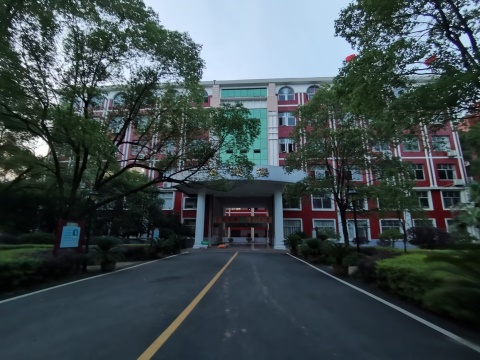
#> input picture Experience/Task-2/test2.jpg, 480 x 360 px
$ jupyter execute task2.ipynb
#> lines starting #> are read from the running program, lines starting #| are printed output that depends on the picture; after the words box and inside, x2 and y2 are one past the last pixel; in counts of white or black regions, pixels touching at a corner belong together
[cell 1]
import cv2
import numpy as np
import math
import matplotlib.pyplot as plt

# 读取图像
image = cv2.imread('./test2.jpg')
#> image is the input picture: shape (360, 480, 3); mean B, G, R 78.9, 75.5, 63.5

# 转换为灰度图
gray = cv2.cvtColor(image, cv2.COLOR_BGR2GRAY)
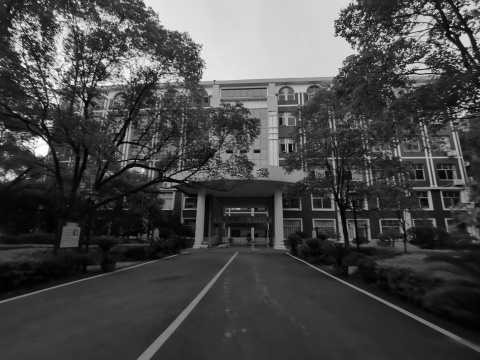
#> gray: shape (360, 480); min 0, max 255, mean 72.3

# 应用高斯模糊以减少噪声
blurred = cv2.GaussianBlur(gray, (5, 5), 0)
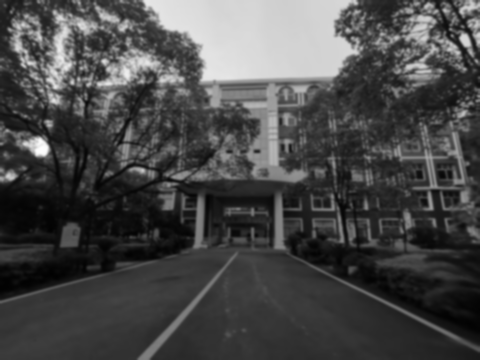
#> blurred: shape (360, 480); min 1, max 254, mean 72.3

# 使用Canny边缘检测得到处理的二值图像
edges = cv2.Canny(blurred, 50, 150)
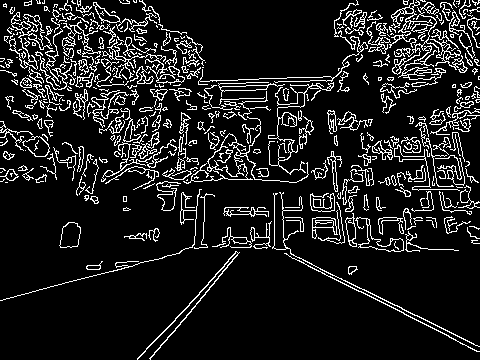
#> edges: shape (360, 480); 11.6% white in thin lines or dots

# 膨胀处理
kernel = np.ones((3, 3), np.uint8)
after_dilate = cv2.dilate(edges, kernel, iterations=10)
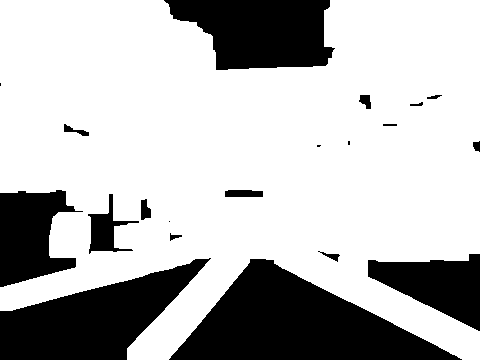
#> after_dilate: shape (360, 480); 72.7% white; 20 black regions (4 under 20 px), largest, box (x1, y1, x2, y2) and area: (169, 259, 462, 360) 15481, (0, 258, 211, 360) 11001, (164, 0, 335, 70) 8726

# 腐蚀处理
after_erode = cv2.erode(after_dilate, kernel, iterations=20)
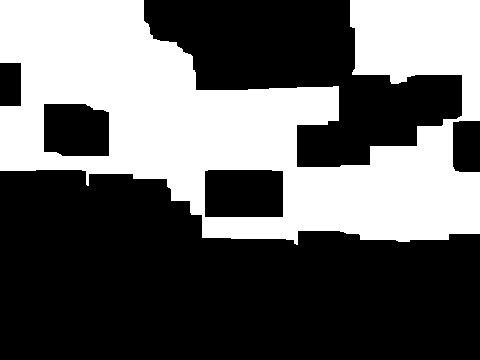
#> after_erode: shape (360, 480); 38.8% white; 1 white region, box (x1, y1, x2, y2) and area: (0, 0, 480, 245) 67051

# 差异化处理
difference = cv2.subtract(edges, after_erode)
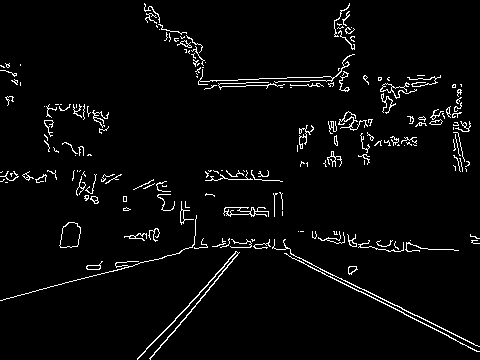
#> difference: shape (360, 480); 3.5% white in thin lines or dots


# [13 lines of commented-out code are left out]
height, width = difference.shape
#> height = 360; width = 480

# 霍夫变换检测直线
r_max = int(math.sqrt(width ** 2 + height ** 2))  # 最大半径值
#> r_max = 600
accumulator = np.zeros((2 * r_max, 180), dtype=int)  # 初始化霍夫变换的累加器

# 遍历图像中的每个边缘点
for y in range(height):
    for x in range(width):
        if difference[y, x] != 0:  # 只对边缘点进行霍夫变换
            for theta in range(0, 180):  # 角度范围从0到179
                r = int(x * np.cos(np.deg2rad(theta)) + y * np.sin(np.deg2rad(theta)))  # 计算r值
                r_idx = r + r_max  # 处理r值的偏移
                accumulator[r_idx, theta] += 1  # 增加累加器的投票值
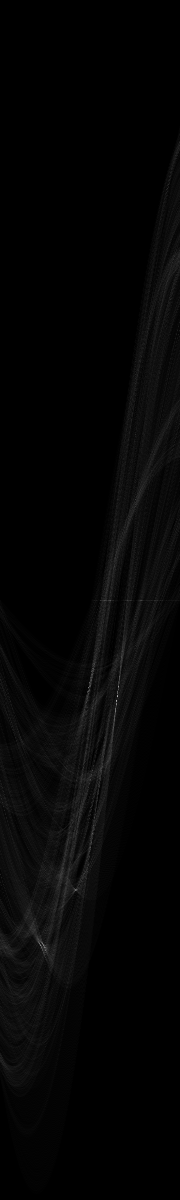
#> accumulator: shape (1200, 180) int64; min 0, max 179, mean 5

# 设置阈值，过滤掉噪声
threshold = 100
lines = []
for r_idx in range(accumulator.shape[0]):
    for theta in range(accumulator.shape[1]):
        if accumulator[r_idx, theta] > threshold:  # 如果该位置的投票数大于阈值
            r = r_idx - r_max  # 还原r值
            theta = np.deg2rad(theta)  # 转换为弧度
            # 计算直线的两个端点
            x1 = int(r * np.cos(theta) - 1000 * np.sin(theta))
            y1 = int(r * np.sin(theta) + 1000 * np.cos(theta))
            x2 = int(r * np.cos(theta) + 1000 * np.sin(theta))
            y2 = int(r * np.sin(theta) - 1000 * np.cos(theta))

            # 存储检测到的直线
            lines.append((x1, y1, x2, y2))
#> after the loop, r = 350; theta = 179; x1 = -459; x2 = 954; y1 = 954; y2 = -459

# 合并重复的直线（采用一个容忍度阈值）
def merge_lines(lines, angle_threshold=20, distance_threshold=30):
#> called with angle_threshold = 20, distance_threshold = 30
    merged_lines = []
    for line in lines:
        x1, y1, x2, y2 = line
        line_found = False
        for i, (mx1, my1, mx2, my2) in enumerate(merged_lines):
            # 计算两个线段之间的角度差和距离差
            angle1 = math.atan2(y2 - y1, x2 - x1)
            angle2 = math.atan2(my2 - my1, mx2 - mx1)
            angle_diff = abs(angle1 - angle2) * 180 / np.pi
            distance = abs((x2 - x1) * (my1 - y1) - (y2 - y1) * (mx1 - x1)) / math.sqrt((x2 - x1)**2 + (y2 - y1)**2)

            if angle_diff < angle_threshold and distance < distance_threshold:
                # 合并直线
                merged_lines[i] = (min(x1, mx1), min(y1, my1), max(x2, mx2), max(y2, my2))
                line_found = True
                break
        if not line_found:
            merged_lines.append(line)
    return merged_lines

# 合并直线
merged_lines = merge_lines(lines)

# 在原图上绘制合并后的直线
for line in merged_lines:
    x1, y1, x2, y2 = line
    cv2.line(image, (x1, y1), (x2, y2), (0, 255, 0), 2)
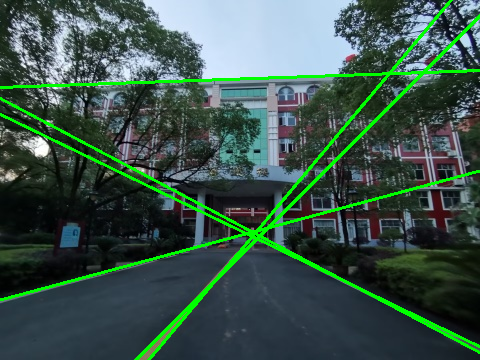
#> image: shape (360, 480, 3); 5.07% of pixels changed, all inside (x1, y1, x2, y2) = (0, 0, 480, 360)

# 将图像从BGR转换为RGB，以便matplotlib正确显示
image_rgb = cv2.cvtColor(image, cv2.COLOR_BGR2RGB)


# 创建一个包含多个子图的图像
fig, axes = plt.subplots(2, 3, figsize=(15, 10))

# 依次显示每一步的结果
axes[0, 0].imshow(edges,cmap='gray')
axes[0, 0].set_title('Edge Detection (Canny)')
axes[0, 0].axis('off')

axes[0, 1].imshow(after_dilate,cmap='gray')
axes[0, 1].set_title('Dilated Image')
axes[0, 1].axis('off')

axes[0, 2].imshow(after_erode,cmap='gray')
axes[0, 2].set_title('Dilate and Erode')
axes[0, 2].axis('off')

axes[1, 0].imshow(difference,cmap='gray')
axes[1, 0].set_title('Differenced Image')
axes[1, 0].axis('off')

axes[1, 1].imshow(image_rgb)
axes[1, 1].set_title('Final Image with Hough Lines')
axes[1, 1].axis('off')

# 隐藏空白的最后一个子图
axes[1, 2].axis('off')

# 显示所有图像
plt.tight_layout()
plt.show()

[cell 2]
import cv2
import numpy as np
import math
import matplotlib.pyplot as plt

# 读取图像
image = cv2.imread('./test2.jpg')

# 转换为灰度图
gray = cv2.cvtColor(image, cv2.COLOR_BGR2GRAY)

# 应用高斯模糊以减少噪声
blurred = cv2.GaussianBlur(gray, (5, 5), 0)

# 使用Canny边缘检测得到处理的二值图像
edges = cv2.Canny(blurred, 50, 150)

# 膨胀处理
kernel = np.ones((3, 3), np.uint8)
after_dilate = cv2.dilate(edges, kernel, iterations=10)

# 腐蚀处理
after_erode = cv2.erode(after_dilate, kernel, iterations=20)

# 差异化处理
difference = cv2.subtract(edges, after_erode)

# 获取图像的尺寸
height, width = difference.shape

# 霍夫变换检测直线
r_max = int(math.sqrt(width ** 2 + height ** 2))  # 最大半径值
accumulator = np.zeros((2 * r_max, 180), dtype=int)  # 初始化霍夫变换的累加器

# 遍历图像中的每个边缘点
for y in range(height):
    for x in range(width):
        if difference[y, x] != 0:  # 只对边缘点进行霍夫变换
            for theta in range(0, 180):  # 角度范围从0到179
                r = int(x * np.cos(np.deg2rad(theta)) + y * np.sin(np.deg2rad(theta)))  # 计算r值
                r_idx = r + r_max  # 处理r值的偏移
                accumulator[r_idx, theta] += 1  # 增加累加器的投票值

# 设置阈值，过滤掉噪声
threshold = 100
for r_idx in range(accumulator.shape[0]):
    for theta in range(accumulator.shape[1]):
        if accumulator[r_idx, theta] > threshold:  # 如果该位置的投票数大于阈值
            r = r_idx - r_max  # 还原r值
            theta = np.deg2rad(theta)  # 转换为弧度
            # 计算直线的两个端点
            x1 = int(r * np.cos(theta) - 1000 * np.sin(theta))
            y1 = int(r * np.sin(theta) + 1000 * np.cos(theta))
            x2 = int(r * np.cos(theta) + 1000 * np.sin(theta))
            y2 = int(r * np.sin(theta) - 1000 * np.cos(theta))

            # 在原图像上绘制检测到的直线
            cv2.line(image, (x1, y1), (x2, y2), (0, 255, 0), 2)
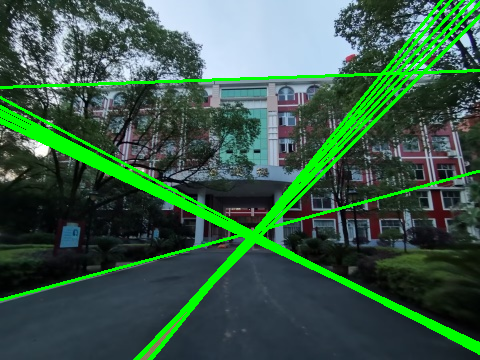
#> image: shape (360, 480, 3); 9.24% of pixels changed, all inside (x1, y1, x2, y2) = (0, 0, 480, 360)
#> after the loop, r = 350; theta = 179; x1 = -459; x2 = 954; y1 = 954; y2 = -459

# 将图像从BGR转换为RGB，以便matplotlib正确显示
image_rgb = cv2.cvtColor(image, cv2.COLOR_BGR2RGB)


# 创建一个包含多个子图的图像
fig, axes = plt.subplots(2, 3, figsize=(15, 10))

# 依次显示每一步的结果
axes[0, 0].imshow(edges,cmap='gray')
axes[0, 0].set_title('Edge Detection (Canny)')
axes[0, 0].axis('off')

axes[0, 1].imshow(after_dilate,cmap='gray')
axes[0, 1].set_title('Dilated Image')
axes[0, 1].axis('off')

axes[0, 2].imshow(after_erode,cmap='gray')
axes[0, 2].set_title('Dilate and Erode')
axes[0, 2].axis('off')

axes[1, 0].imshow(difference,cmap='gray')
axes[1, 0].set_title('Differenced Image')
axes[1, 0].axis('off')

axes[1, 1].imshow(image_rgb)
axes[1, 1].set_title('Final Image with Hough Lines')
axes[1, 1].axis('off')

# 隐藏空白的最后一个子图
axes[1, 2].axis('off')

# 显示所有图像
plt.tight_layout()
plt.show()
